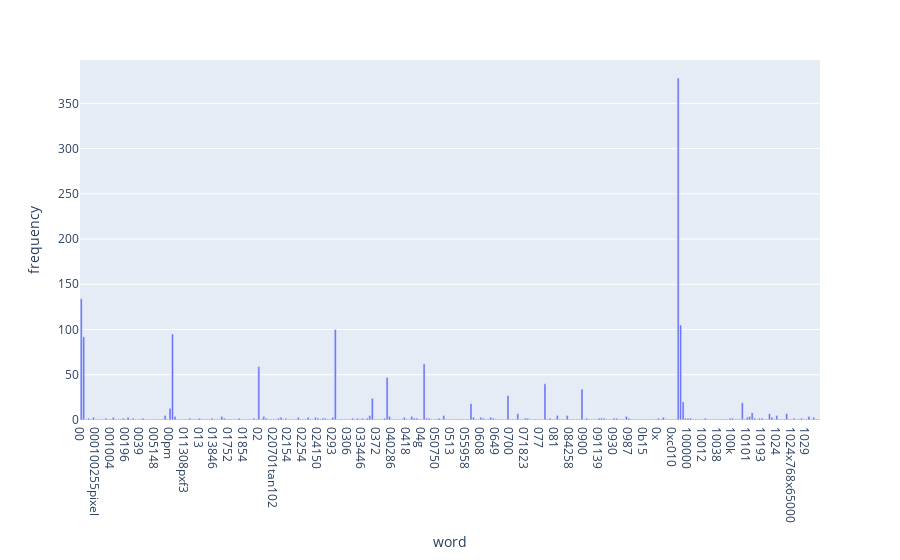

Source (notebook cell):
### Code cell
term_frequencies = np.asarray(X_counts.sum(axis=0))[0]
df = pd.DataFrame({'word':count_vect.get_feature_names_out()[:300],
                   'frequency':term_frequencies[:300]})
fig = px.bar(df, x='word', y='frequency')
fig.show()

### Figure 1 — Plotly figure (JSON) as saved in the notebook; plotly's stock layout.template omitted (floating-point values rounded to 4 significant figures; data arrays with more than 128 entries replaced by an {"elided": "..."} marker saying what was removed)
{"data": [{"alignmentgroup": "True", "hovertemplate": "word=%{x}<br>frequency=%{y}<extra></extra>", "legendgroup": "", "marker": {"color": "#636efa", "pattern": {"shape": ""}}, "name": "", "offsetgroup": "", "orientation": "v", "showlegend": false, "textposition": "auto", "type": "bar", "x": {"elided": "300 str values"}, "xaxis": "x", "y": {"elided": "300 int values"}, "yaxis": "y"}], "layout": {"barmode": "relative", "legend": {"tracegroupgap": 0}, "margin": {"t": 60}, "xaxis": {"anchor": "y", "domain": [0, 1], "title": {"text": "word"}}, "yaxis": {"anchor": "x", "domain": [0, 1], "title": {"text": "frequency"}}}}
